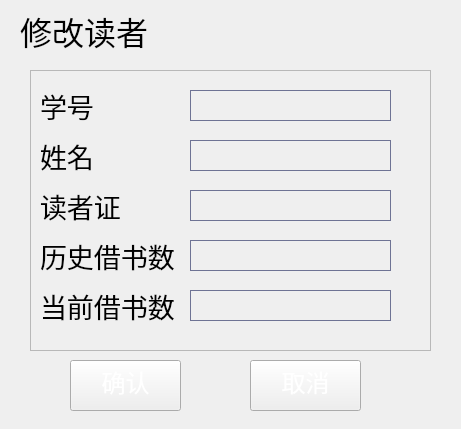
<?xml version="1.0" encoding="UTF-8"?>
<ui version="4.0">
 <class>rm_ModifyReader</class>
 <widget class="QWidget" name="rm_ModifyReader">
  <property name="geometry">
   <rect>
    <x>0</x>
    <y>0</y>
    <width>461</width>
    <height>429</height>
   </rect>
  </property>
  <property name="windowTitle">
   <string>Form</string>
  </property>
  <property name="styleSheet">
   <string notr="true">#rm_ModifyReader{
	background-image: url(:/image/image/凛冬之蝶.png);}</string>
  </property>
  <widget class="QLabel" name="label">
   <property name="geometry">
    <rect>
     <x>20</x>
     <y>10</y>
     <width>181</width>
     <height>41</height>
    </rect>
   </property>
   <property name="font">
    <font>
     <family>华文行楷</family>
     <pointsize>24</pointsize>
     <weight>50</weight>
     <italic>false</italic>
     <bold>false</bold>
    </font>
   </property>
   <property name="styleSheet">
    <string notr="true">font: 24pt &quot;华文行楷&quot;;</string>
   </property>
   <property name="text">
    <string>修改读者</string>
   </property>
  </widget>
  <widget class="QPushButton" name="but_no">
   <property name="geometry">
    <rect>
     <x>250</x>
     <y>360</y>
     <width>111</width>
     <height>51</height>
    </rect>
   </property>
   <property name="font">
    <font>
     <family>楷体</family>
     <pointsize>18</pointsize>
     <weight>50</weight>
     <italic>false</italic>
     <bold>false</bold>
    </font>
   </property>
   <property name="styleSheet">
    <string notr="true">QPushButton{
font: 18pt &quot;楷体&quot;;
border-image: url(:/image/image/anniu.png);
	color: rgb(255, 255, 255);
    padding-top:-8px;
}
 
QPushButton:hover{
font: 18pt &quot;楷体&quot;;
border-image: url(:/image/image/anniu2.png);
color: rgb(255, 255, 255);
padding-top:-8px;
}
QPushButton:pressed{
font: 18pt &quot;楷体&quot;;
border-image: url(:/image/image/anniu2.png);
color: rgb(255, 255, 255);
padding-top:-8px;
}</string>
   </property>
   <property name="text">
    <string>取消</string>
   </property>
  </widget>
  <widget class="QFrame" name="frame_5">
   <property name="geometry">
    <rect>
     <x>30</x>
     <y>70</y>
     <width>401</width>
     <height>281</height>
    </rect>
   </property>
   <property name="frameShape">
    <enum>QFrame::StyledPanel</enum>
   </property>
   <property name="frameShadow">
    <enum>QFrame::Raised</enum>
   </property>
   <widget class="QLineEdit" name="leid">
    <property name="geometry">
     <rect>
      <x>160</x>
      <y>20</y>
      <width>201</width>
      <height>31</height>
     </rect>
    </property>
    <property name="styleSheet">
     <string notr="true">border:1px solid #cccccc;
color:#808080;
border-color: rgb(110,115,148);;
font-size:18px;
font-family:&quot;微软雅黑&quot;;
text-align:left;
background-color: rgb(255, 255, 255,0);</string>
    </property>
    <property name="text">
     <string/>
    </property>
   </widget>
   <widget class="QLineEdit" name="leacc">
    <property name="geometry">
     <rect>
      <x>160</x>
      <y>120</y>
      <width>201</width>
      <height>31</height>
     </rect>
    </property>
    <property name="styleSheet">
     <string notr="true">border:1px solid #cccccc;
color:#808080;
border-color: rgb(110,115,148);;
font-size:18px;
font-family:&quot;微软雅黑&quot;;
text-align:left;
background-color: rgb(255, 255, 255,0);</string>
    </property>
   </widget>
   <widget class="QLineEdit" name="lename">
    <property name="geometry">
     <rect>
      <x>160</x>
      <y>70</y>
      <width>201</width>
      <height>31</height>
     </rect>
    </property>
    <property name="styleSheet">
     <string notr="true">border:1px solid #cccccc;
color:#808080;
border-color: rgb(110,115,148);;
font-size:18px;
font-family:&quot;微软雅黑&quot;;
text-align:left;
background-color: rgb(255, 255, 255,0);</string>
    </property>
   </widget>
   <widget class="QLabel" name="label_2">
    <property name="geometry">
     <rect>
      <x>10</x>
      <y>20</y>
      <width>91</width>
      <height>31</height>
     </rect>
    </property>
    <property name="font">
     <font>
      <family>华文行楷</family>
      <pointsize>20</pointsize>
      <weight>50</weight>
      <italic>false</italic>
      <bold>false</bold>
     </font>
    </property>
    <property name="styleSheet">
     <string notr="true">font: 20pt &quot;华文行楷&quot;;</string>
    </property>
    <property name="text">
     <string>学号</string>
    </property>
   </widget>
   <widget class="QLabel" name="label_3">
    <property name="geometry">
     <rect>
      <x>10</x>
      <y>70</y>
      <width>121</width>
      <height>31</height>
     </rect>
    </property>
    <property name="font">
     <font>
      <family>华文行楷</family>
      <pointsize>20</pointsize>
      <weight>50</weight>
      <italic>false</italic>
      <bold>false</bold>
     </font>
    </property>
    <property name="styleSheet">
     <string notr="true">font: 20pt &quot;华文行楷&quot;;</string>
    </property>
    <property name="text">
     <string>姓名</string>
    </property>
   </widget>
   <widget class="QLabel" name="label_4">
    <property name="geometry">
     <rect>
      <x>10</x>
      <y>120</y>
      <width>91</width>
      <height>31</height>
     </rect>
    </property>
    <property name="font">
     <font>
      <family>华文行楷</family>
      <pointsize>20</pointsize>
      <weight>50</weight>
      <italic>false</italic>
      <bold>false</bold>
     </font>
    </property>
    <property name="styleSheet">
     <string notr="true">font: 20pt &quot;华文行楷&quot;;</string>
    </property>
    <property name="text">
     <string>读者证</string>
    </property>
   </widget>
   <widget class="QLineEdit" name="letonum">
    <property name="geometry">
     <rect>
      <x>160</x>
      <y>170</y>
      <width>201</width>
      <height>31</height>
     </rect>
    </property>
    <property name="styleSheet">
     <string notr="true">border:1px solid #cccccc;
color:#808080;
border-color: rgb(110,115,148);;
font-size:18px;
font-family:&quot;微软雅黑&quot;;
text-align:left;
background-color: rgb(255, 255, 255,0);</string>
    </property>
   </widget>
   <widget class="QLineEdit" name="lecurnum">
    <property name="geometry">
     <rect>
      <x>160</x>
      <y>220</y>
      <width>201</width>
      <height>31</height>
     </rect>
    </property>
    <property name="styleSheet">
     <string notr="true">border:1px solid #cccccc;
color:#808080;
border-color: rgb(110,115,148);;
font-size:18px;
font-family:&quot;微软雅黑&quot;;
text-align:left;
background-color: rgb(255, 255, 255,0);</string>
    </property>
   </widget>
   <widget class="QLabel" name="label_5">
    <property name="geometry">
     <rect>
      <x>10</x>
      <y>170</y>
      <width>141</width>
      <height>31</height>
     </rect>
    </property>
    <property name="font">
     <font>
      <family>华文行楷</family>
      <pointsize>20</pointsize>
      <weight>50</weight>
      <italic>false</italic>
      <bold>false</bold>
     </font>
    </property>
    <property name="styleSheet">
     <string notr="true">font: 20pt &quot;华文行楷&quot;;</string>
    </property>
    <property name="text">
     <string>历史借书数</string>
    </property>
   </widget>
   <widget class="QLabel" name="label_6">
    <property name="geometry">
     <rect>
      <x>10</x>
      <y>220</y>
      <width>141</width>
      <height>31</height>
     </rect>
    </property>
    <property name="font">
     <font>
      <family>华文行楷</family>
      <pointsize>20</pointsize>
      <weight>50</weight>
      <italic>false</italic>
      <bold>false</bold>
     </font>
    </property>
    <property name="styleSheet">
     <string notr="true">font: 20pt &quot;华文行楷&quot;;</string>
    </property>
    <property name="text">
     <string>当前借书数</string>
    </property>
   </widget>
   <zorder>lename</zorder>
   <zorder>leid</zorder>
   <zorder>leacc</zorder>
   <zorder>label_2</zorder>
   <zorder>label_3</zorder>
   <zorder>label_4</zorder>
   <zorder>letonum</zorder>
   <zorder>lecurnum</zorder>
   <zorder>label_5</zorder>
   <zorder>label_6</zorder>
  </widget>
  <widget class="QPushButton" name="but_ok">
   <property name="geometry">
    <rect>
     <x>70</x>
     <y>360</y>
     <width>111</width>
     <height>51</height>
    </rect>
   </property>
   <property name="font">
    <font>
     <family>楷体</family>
     <pointsize>18</pointsize>
     <weight>50</weight>
     <italic>false</italic>
     <bold>false</bold>
    </font>
   </property>
   <property name="styleSheet">
    <string notr="true">QPushButton{
font: 18pt &quot;楷体&quot;;
border-image: url(:/image/image/anniu.png);
	color: rgb(255, 255, 255);
    padding-top:-8px;
}
 
QPushButton:hover{
font: 18pt &quot;楷体&quot;;
border-image: url(:/image/image/anniu2.png);
color: rgb(255, 255, 255);
padding-top:-8px;
}
QPushButton:pressed{
font: 18pt &quot;楷体&quot;;
border-image: url(:/image/image/anniu2.png);
color: rgb(255, 255, 255);
padding-top:-8px;
}</string>
   </property>
   <property name="text">
    <string>确认</string>
   </property>
  </widget>
 </widget>
 <resources/>
 <connections/>
</ui>
